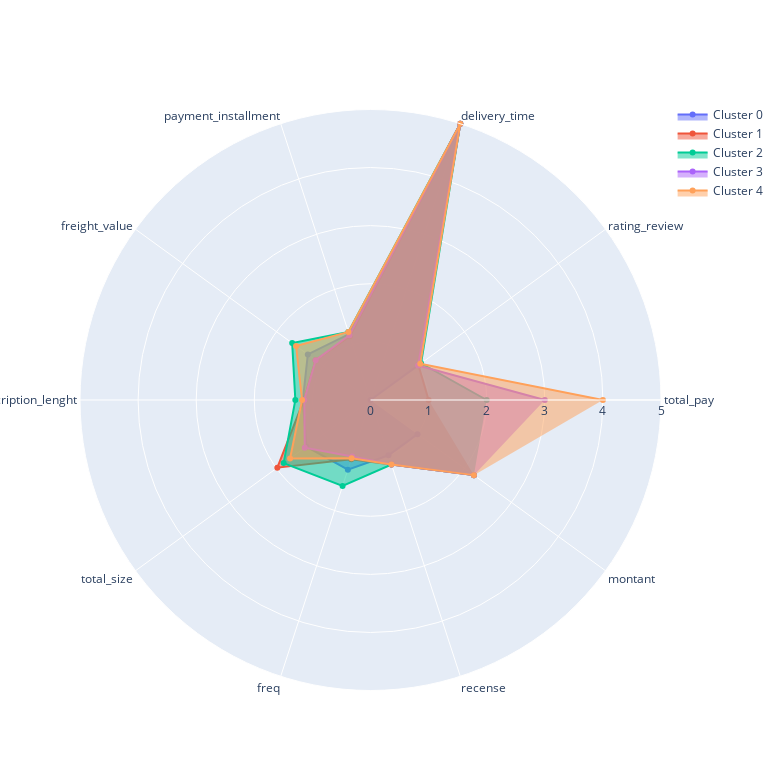

The notebook cell saved with this chart:
### Code cell
# Créer une figure en radar pour chaque cluster
fig = go.Figure()

for cluster, row in df_clusters.iterrows():
    values = row.values.tolist()
    

    

    fig.add_trace(go.Scatterpolar(
        r=values,
        theta=cmn,
        fill='toself',
        name=f'Cluster {cluster}'
    ))

# Mettre en forme la figurenum_cols,
fig.update_layout(
    polar=dict(
        radialaxis=dict(
            visible=True,
            range=[0, 5]
        ),
    ),
    showlegend=True,
    width=780,
    height=780

)

# Afficher la figure
fig.show()
figsize = (60,60)

### Figure 1 — Plotly figure (JSON) as saved in the notebook; plotly's stock layout.template omitted (floating-point values rounded to 4 significant figures)
{"data": [{"fill": "toself", "name": "Cluster 0", "r": [0, 1.028, 5, 1.192, 1.333, 1.164, 1.364, 1.261, 1, 1, 1.8], "theta": ["total_pay", "rating_review", "delivery_time", "payment_installment", "freight_value", "product_description_lenght", "total_size", "freq", "recense", "montant"], "type": "scatterpolar"}, {"fill": "toself", "name": "Cluster 1", "r": [1, 1.02, 5, 1.154, 1.167, 1.147, 1.982, 1.072, 1.167, 2.2, 1.8], "theta": ["total_pay", "rating_review", "delivery_time", "payment_installment", "freight_value", "product_description_lenght", "total_size", "freq", "recense", "montant"], "type": "scatterpolar"}, {"fill": "toself", "name": "Cluster 2", "r": [2, 1.076, 5, 1.231, 1.667, 1.294, 1.848, 1.556, 1.167, 2.2, 3], "theta": ["total_pay", "rating_review", "delivery_time", "payment_installment", "freight_value", "product_description_lenght", "total_size", "freq", "recense", "montant"], "type": "scatterpolar"}, {"fill": "toself", "name": "Cluster 3", "r": [3, 1.012, 5, 1.173, 1.167, 1.14, 1.398, 1.022, 1.167, 2.2, 1.4], "theta": ["total_pay", "rating_review", "delivery_time", "payment_installment", "freight_value", "product_description_lenght", "total_size", "freq", "recense", "montant"], "type": "scatterpolar"}, {"fill": "toself", "name": "Cluster 4", "r": [4, 1.059, 5, 1.231, 1.583, 1.178, 1.711, 1.054, 1.167, 2.2, 2.6], "theta": ["total_pay", "rating_review", "delivery_time", "payment_installment", "freight_value", "product_description_lenght", "total_size", "freq", "recense", "montant"], "type": "scatterpolar"}], "layout": {"height": 780, "polar": {"radialaxis": {"range": [0, 5], "visible": true}}, "showlegend": true, "width": 780}}
